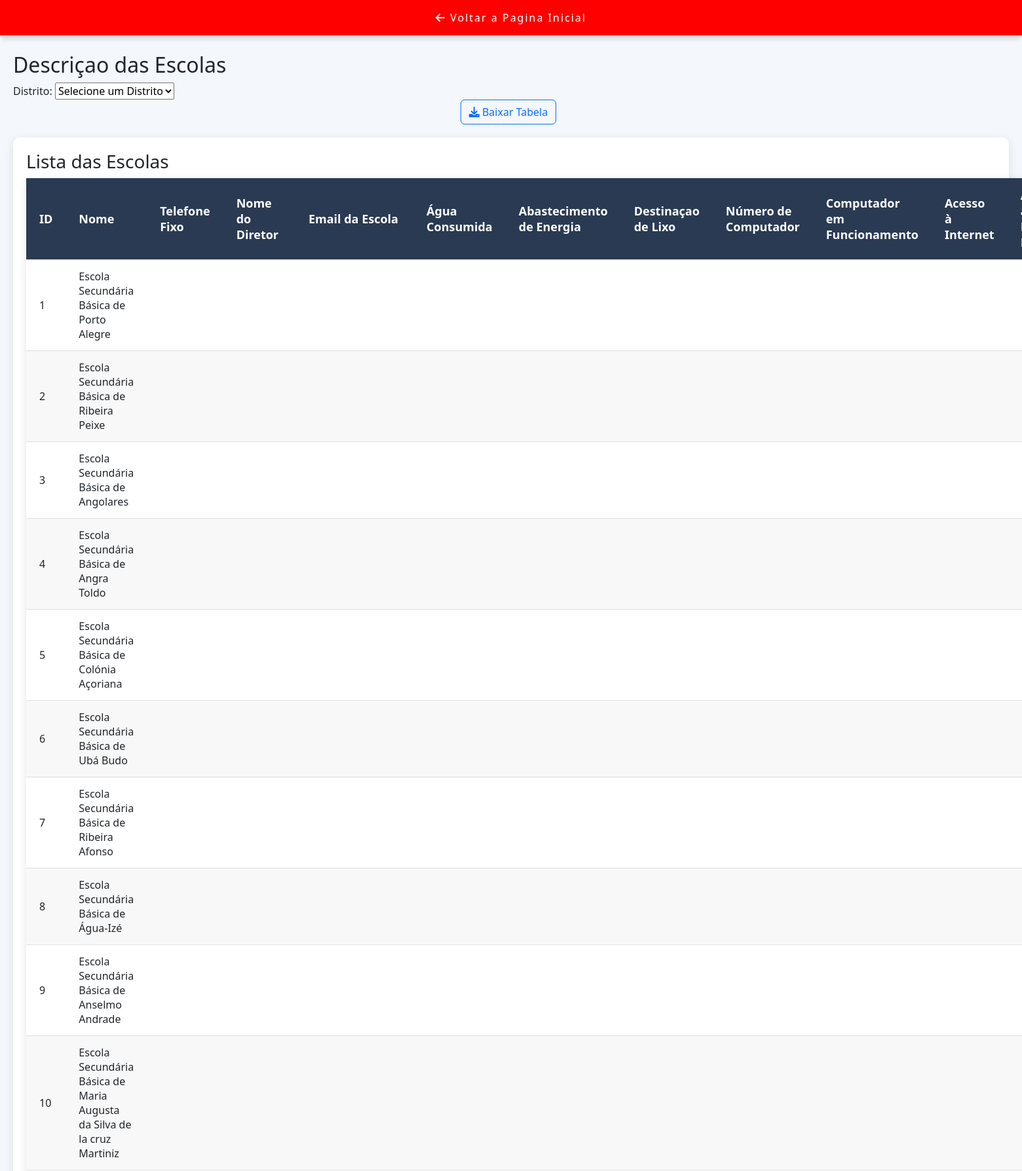
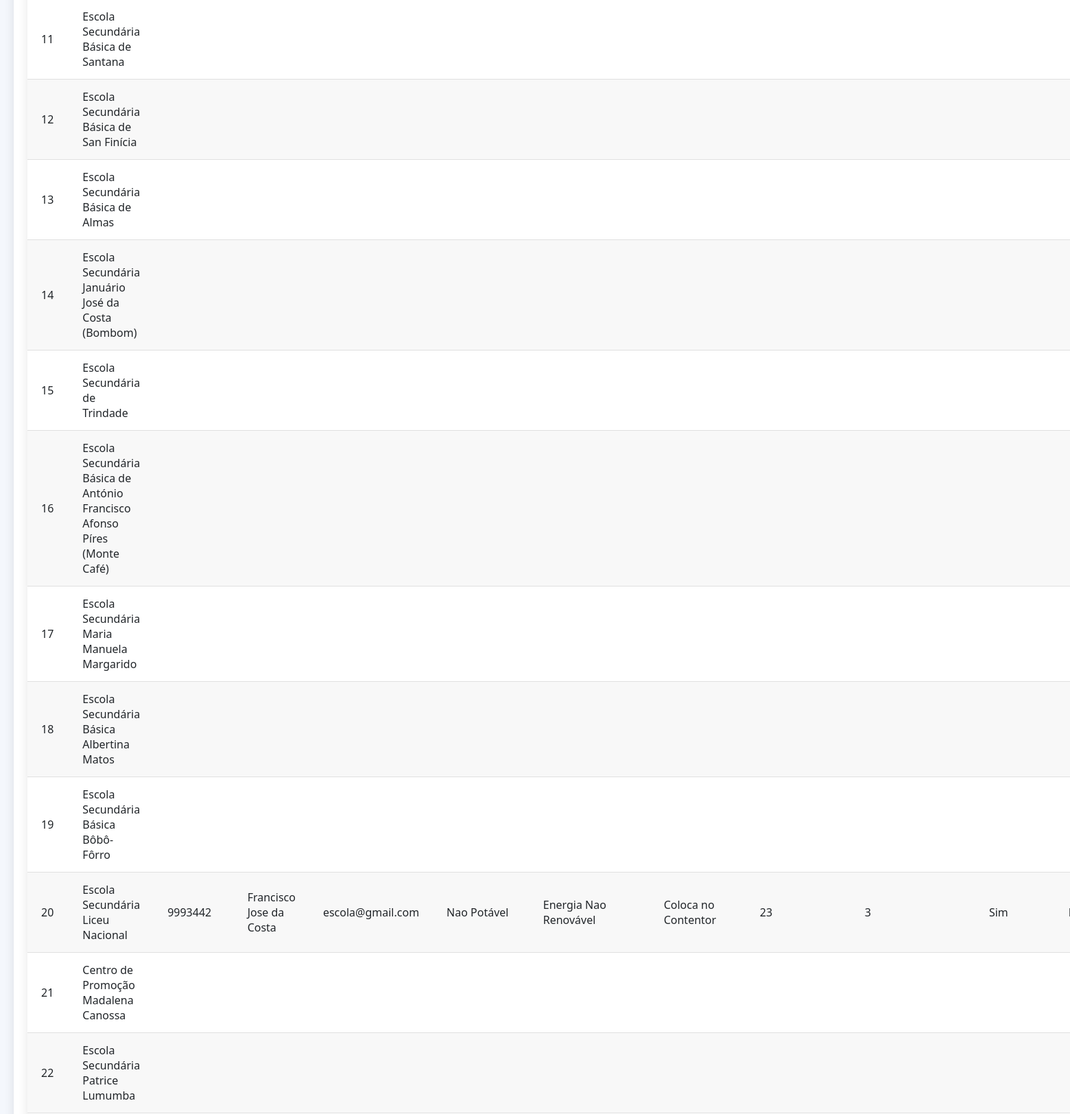
The page /dashboard/filtro/filtro_escola.php (upper part) on the database its author committed (2 pictures, top to bottom).
### tables this page shows
CREATE TABLE IF NOT EXISTS `escola` (
  `id` int NOT NULL AUTO_INCREMENT,
  `nome` varchar(100) NOT NULL,
  `telefone` varchar(20) DEFAULT NULL,
  `email` varchar(100) DEFAULT NULL,
  `codigo` varchar(50) DEFAULT NULL,
  `localizacao` varchar(255) DEFAULT NULL,
  `endereco` varchar(255) DEFAULT NULL,
  `distrito_id` int DEFAULT NULL,
  `nome_diretor` varchar(255) DEFAULT NULL,
  `telefone_fixo` varchar(15) DEFAULT NULL,
  `email_escola` varchar(255) DEFAULT NULL,
  `agua_consumida` varchar(255) DEFAULT NULL,
  `abastecimento_energia` varchar(255) DEFAULT NULL,
  `destinacao_lixo` varchar(255) DEFAULT NULL,
  `numero_computador` int DEFAULT NULL,
  `numero_computador_funcionamento` int DEFAULT NULL,
  `acesso_internet` varchar(100) DEFAULT NULL,
  `acesso_banda_larga` varchar(100) DEFAULT NULL,
  `alimentacao` varchar(255) DEFAULT NULL,
  `vedacao` varchar(255) DEFAULT NULL,
  `via_aluno_deficiente` varchar(100) DEFAULT NULL,
  `biblioteca` varchar(100) DEFAULT NULL,
  `anfiteatro` varchar(100) DEFAULT NULL,
  `cantina` varchar(100) DEFAULT NULL,
  `ginasio` varchar(100) DEFAULT NULL,
  `campo_desportivo` varchar(100) DEFAULT NULL,
  `numero_wc_professor` int DEFAULT NULL,
  `numero_wc_diretor` int DEFAULT NULL,
  `numero_wc_aluno` int DEFAULT NULL,
  `numero_wc_aluna` int DEFAULT NULL,
  `laboratorio_fisica` varchar(100) DEFAULT NULL,
  `laboratorio_quimica` varchar(100) DEFAULT NULL,
  `laboratorio_biologia` varchar(100) DEFAULT NULL,
  `sala_informatica` varchar(100) DEFAULT NULL,
  `sala_professor` varchar(255) DEFAULT NULL,
  `numero_sala_aula_existente` int DEFAULT NULL,
  `wc_masculino_feminino` int DEFAULT NULL,
  `7manha` int DEFAULT NULL,
  `7tarde` int DEFAULT NULL,
  `8manha` int DEFAULT NULL,
  `8tarde` int DEFAULT NULL,
  `9manha` int DEFAULT NULL,
  `9tarde` int DEFAULT NULL,
  `10manha` int DEFAULT NULL,
  `10tarde` int DEFAULT NULL,
  `11manha` int DEFAULT NULL,
  `11tarde` int DEFAULT NULL,
  `12manha` int DEFAULT NULL,
  `12tarde` int DEFAULT NULL,
  PRIMARY KEY (`id`),
  KEY `distrito_id` (`distrito_id`)
);

### dashboard/filtro/filtro_escola.php (the view, shortened to what this page needs)
<?php
include_once($_SERVER['DOCUMENT_ROOT'].'/destp_pro/conexao/conexao.php');
$sql = "
    SELECT
        p.id,
        p.nome,
        p.telefone_fixo,
        p.nome_diretor,
        p.email_escola,
        p.agua_consumida,
        p.abastecimento_energia,
        p.destinacao_lixo,
        p.numero_computador,
        p.numero_computador_funcionamento,
        p.acesso_internet,
        p.acesso_banda_larga,
        p.alimentacao,
        p.vedacao,
        p.via_aluno_deficiente,
        p.biblioteca,
        p.anfiteatro,
        p.cantina,
        p.ginasio,
        p.campo_desportivo,
        p.numero_wc_professor,
        p.numero_wc_diretor,
        p.numero_wc_aluno,
        p.numero_wc_aluna,
        p.laboratorio_fisica,
        p.laboratorio_quimica,
        p.laboratorio_biologia,
        p.sala_informatica,
        p.sala_professor,
        p.numero_sala_aula_existente,
        p.wc_masculino_feminino,
        p.7manha,
        p.7tarde,
        p.8manha,
        p.8tarde,
        p.9manha,
        p.9tarde,
        p.10manha,
        p.10tarde,
        p.11manha,
        p.11tarde,
        p.12manha,
        p.12tarde,
        d.id AS distrito_id,
        d.nome_distrito
    FROM
        escola AS p
    JOIN
        distrito AS d ON p.distrito_id = d.id
    WHERE 1=1
";
$sql .= " ORDER BY p.id ASC";
$result = $mysqli->query($sql);
?>
<link href="https://cdn.jsdelivr.net/npm/bootstrap@5.3.3/dist/css/bootstrap.min.css" rel="stylesheet">
<link href="https://cdnjs.cloudflare.com/ajax/libs/font-awesome/6.0.0-beta3/css/all.min.css" rel="stylesheet">
<button class="fixed-top-button" onclick="window.location.href='/destp_pro/dashboard/dashboard.php'">
  <i class="fas fa-arrow-left"></i> Voltar a Pagina Inicial
</button>
<div class="dashboard-content">
    <div class="main-title">
        <h2>Descriçao das Escolas</h2>
    </div>
    <div class="filter-container">
        <label for="distrito">Distrito:</label>
        <select name="distrito" id="distrito" onchange="window.location.href='?distrito=' + this.value;">
            <option value="">Selecione um Distrito</option>
        </select>
    </div>
    <div class="col-auto text-center ms-auto download-grp d-flex justify-content-center align-items-center w-100">
    <a href="#" class="btn btn-outline-primary me-2" onclick="exportToExcel()">
        <i class="fas fa-download"></i> Baixar Tabela
    </a>
</div>
    <div class="dashboard-tables-charts">
        <div class="table-card">
            <h3 class="table-title">Lista das Escolas</h3>
            <table id="table-results" class="styled-table">
                <thead>
                    <tr>
                        <th class="field-checkbox"  value="id">ID</th>
                        <th class="field-checkbox"  value="nome">Nome</th>
                        <th class="field-checkbox"  value="telefone_fixo">Telefone Fixo</th>
                        <th class="field-checkbox"  value="nome_diretor">Nome do Diretor</th>
                        <th class="field-checkbox"  value="email_escola">Email da Escola</th>
                        <th class="field-checkbox"  value="agua_consumida">Água Consumida</th>
                        <th class="field-checkbox"  value="abastecimento_energia">Abastecimento de Energia</th>
                        <th class="field-checkbox"  value="destinacao_lixo">Destinaçao de Lixo</th>
                        <th class="field-checkbox"  value="numero_computador">Número de Computador</th>
                        <th class="field-checkbox"  value="numero_computador_funcionamento">Computador em Funcionamento</th>
                        <th class="field-checkbox"  value="acesso_internet">Acesso à Internet</th>
                        <th class="field-checkbox"  value="acesso_banda_larga">Acesso à Banda Larga</th>
                    </tr>
                </thead>
                <tbody>
                    <?php
                    if ($result->num_rows > 0) {
                        while ($row = $result->fetch_assoc()) {
                            echo "<tr>";
                            echo "<td>" . htmlspecialchars($row['id'] ?? '') . "</td>";
                            echo "<td>" . htmlspecialchars($row['nome'] ?? '') . "</td>";
                            echo "<td>" . htmlspecialchars($row['telefone_fixo'] ?? '') . "</td>";
                            echo "<td>" . htmlspecialchars($row['nome_diretor'] ?? '') . "</td>";
                            echo "<td>" . htmlspecialchars($row['email_escola'] ?? '') . "</td>";
                            echo "<td>" . htmlspecialchars($row['agua_consumida'] ?? '') . "</td>";
                            echo "<td>" . htmlspecialchars($row['abastecimento_energia'] ?? '') . "</td>";
                            echo "<td>" . htmlspecialchars($row['destinacao_lixo'] ?? '') . "</td>";
                            echo "<td>" . htmlspecialchars($row['numero_computador'] ?? '') . "</td>";
                            echo "<td>" . htmlspecialchars($row['numero_computador_funcionamento'] ?? '') . "</td>";
                            echo "<td>" . htmlspecialchars($row['acesso_internet'] ?? '') . "</td>";
                            echo "<td>" . htmlspecialchars($row['acesso_banda_larga'] ?? '') . "</td>";
                            echo "</tr>";
                        }
                    }
                    ?>
                </tbody>
            </table>
        </div>
    </div>
</div>

### dashboard/filtro/filtro_escola.php (style rules this page uses)
.dashboard-content { padding: 20px; background-color: #f4f7fc; border-radius: 10px; box-shadow: 0 2px 10px rgba(0, 0, 0, 0.1); }
.table-card { margin-top: 20px; padding: 20px; background-color: #ffffff; border-radius: 10px; box-shadow: 0 4px 15px rgba(0, 0, 0, 0.1); }
.styled-table { width: 100%; border-collapse: collapse; font-family: 'Segoe UI', Tahoma, Geneva, Verdana, sans-serif; box-shadow: 0 4px 15px rgba(0, 0, 0, 0.1); background-color: #ffffff; border-radius: 8px; }
.styled-table thead tr { background-color: #1e2a37; color: #ffffff; text-align: left; font-weight: bold; }
.styled-table th, .styled-table td { padding: 14px 20px; text-align: left; border-bottom: 1px solid #e0e0e0; font-size: 16px; }
.styled-table th { font-size: 18px; background-color: #2a3a52; color: #ffffff; }
.styled-table tbody tr:nth-child(even) { background-color: #f8f8f8; }
.fixed-top-button { position: fixed; top: 0; left: 50%; transform: translateX(-50%); width: 100%; max-width: 100%; z-index: 1000; background-color: black; border: none; color: white; padding: 15px; text-align: center; font-size: 16px; box-shadow: 0 4px 8px rgba(0, 0, 0, 0.2); cursor: pointer; letter-spacing: 2px; }

### rows shown on the page
escola: id "1", nome "Escola Secundária Básica de Porto Alegre"
escola: id "2", nome "Escola Secundária Básica de Ribeira Peixe"
escola: id "3", nome "Escola Secundária Básica de Angolares"
escola: id "4", nome "Escola Secundária Básica de Angra Toldo"
escola: id "5", nome "Escola Secundária Básica de Colónia Açoriana"
escola: id "6", nome "Escola Secundária Básica de Ubá Budo"
escola: id "7", nome "Escola Secundária Básica de Ribeira Afonso"
escola: id "8", nome "Escola Secundária Básica de Água-Izé"
escola: id "9", nome "Escola Secundária Básica de Anselmo Andrade"
escola: id "10", nome "Escola Secundária Básica de Maria Augusta da Silva de la cruz Martiniz"
escola: id "11", nome "Escola Secundária Básica de Santana"
escola: id "12", nome "Escola Secundária Básica de San Finícia"
escola: id "13", nome "Escola Secundária Básica de Almas"
escola: id "14", nome "Escola Secundária Januário José da Costa (Bombom)"
escola: id "15", nome "Escola Secundária de Trindade"
escola: id "16", nome "Escola Secundária Básica de António Francisco Afonso Píres (Monte Café)"
escola: id "17", nome "Escola Secundária Maria Manuela Margarido"
escola: id "18", nome "Escola Secundária Básica Albertina Matos"
escola: id "19", nome "Escola Secundária Básica Bôbô-Fôrro"
escola: id "20", nome "Escola Secundária Liceu Nacional", telefone_fixo "9993442", nome_diretor "Francisco Jose da Costa", email_escola "escola@gmail.com", agua_consumida "Nao Potável", abastecimento_energia "Energia Nao Renovável", destinacao_lixo "Coloca no Contentor", numero_computador "23", numero_computador_funcionamento "3", acesso_internet "Sim"
escola: id "21", nome "Centro de Promoção Madalena Canossa"
escola: id "22", nome "Escola Secundária Patrice Lumumba"
